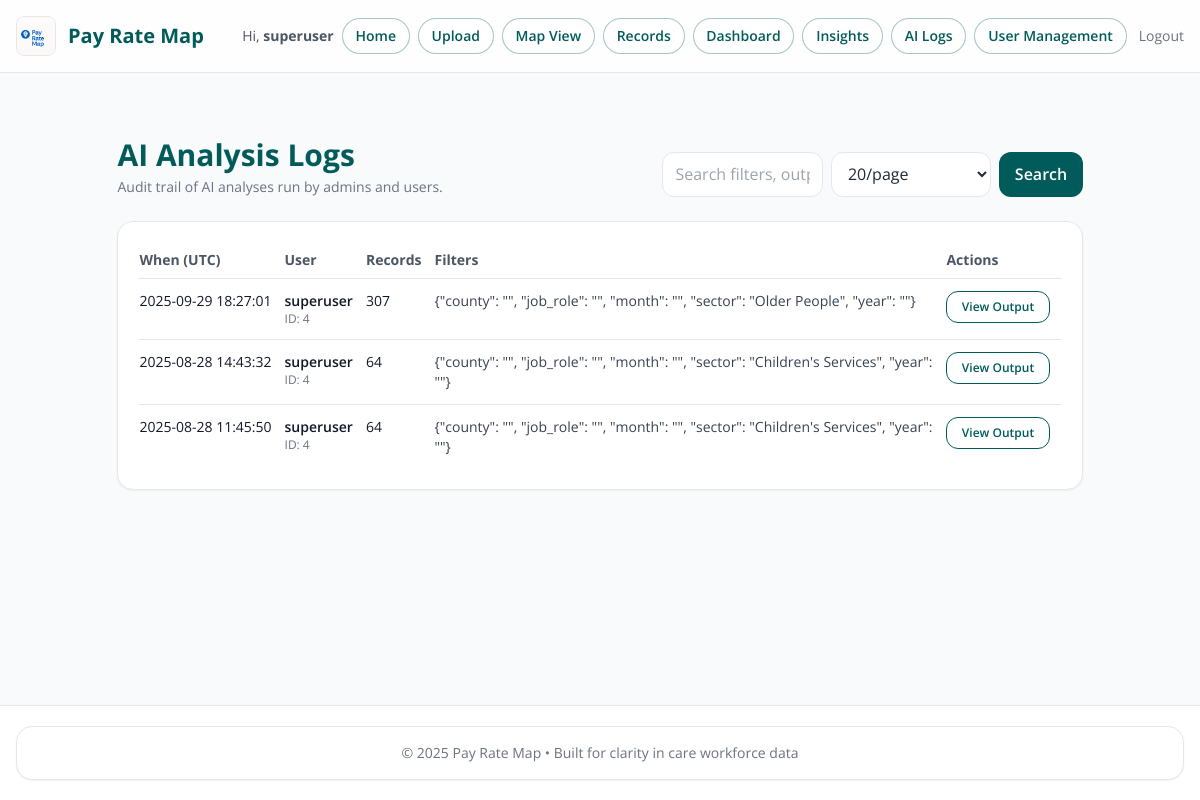
/ai-logs (signed in), run on the app's committed database.
### models.py (models this page shows, shortened)
class User(UserMixin, db.Model):
    id = db.Column(db.Integer, primary_key=True)
    username = db.Column(db.String(150), unique=True, nullable=False)
    password = db.Column(db.String(200), nullable=False)
    admin_level = db.Column(db.Integer, default=0)  # 0=user, 1=admin, 2=superuser

class AIAnalysisLog(db.Model):
    __tablename__ = "ai_analysis_log"
    id = db.Column(db.Integer, primary_key=True)
    user_id = db.Column(db.Integer, db.ForeignKey("user.id"), nullable=True)
    filters = db.Column(db.Text)      # JSON string of filters applied
    record_count = db.Column(db.Integer)
    output_html = db.Column(db.Text)  # store AI output so you can review it later
    created_at = db.Column(db.DateTime, default=datetime.utcnow)
    user = db.relationship("User", backref="ai_logs")

### Old/app.py (the view, shortened to what this page needs)
@app.route("/ai-logs", methods=["GET"])
@login_required
def ai_logs():
    if getattr(current_user, "admin_level", 0) not in (1, 2):
        abort(403)
    q = (request.args.get("q") or "").strip()
    page = max(int(request.args.get("page", 1) or 1), 1)
    per_page = min(max(int(request.args.get("per_page", 20) or 20), 5), 100)
    query = AIAnalysisLog.query.order_by(desc(AIAnalysisLog.created_at))
    pagination = query.paginate(page=page, per_page=per_page, error_out=False)
    logs = pagination.items
    return render_template(
        "ai_logs.html",
        logs=logs,
        pagination=pagination,
        q=q,
        per_page=per_page,
    )

### Old/app.py (called while the page is built)
@login_manager.user_loader
def load_user(user_id: str):
    try:
        return db.session.get(User, int(user_id))
    except Exception:
        return None

@app.context_processor
def inject_now():
    return {"current_year": datetime.now(timezone.utc).year}

### app/templates/ai_logs.html (shortened to what this page needs)
{% extends "base.html" %}
{% block content %}
<div class="max-w-7xl mx-auto px-2 sm:px-4 py-6">
  <div class="mb-6 flex flex-col sm:flex-row sm:items-end sm:justify-between gap-3">
    <div>
      <h1 class="text-2xl sm:text-3xl font-bold" style="color: var(--brand);">AI Analysis Logs</h1>
      <p class="text-sm text-gray-500 mt-1">Audit trail of AI analyses run by admins and users.</p>
    </div>
    <form method="get" class="flex gap-2">
      <input type="text" name="q" value="{{ q }}" class="input" placeholder="Search filters, output, IDs…">
      <select name="per_page" class="input">
        {% for n in [10,20,50,100] %}
          <option value="{{ n }}" {% if per_page == n %}selected{% endif %}>{{ n }}/page</option>
        {% endfor %}
      </select>
      <button class="btn btn-primary" type="submit">Search</button>
    </form>
  </div>
  <div class="card">
    <div class="p-4 sm:p-5 overflow-x-auto">
      <table class="min-w-full text-sm">
        <thead class="text-left text-gray-600">
          <tr>
            <th class="py-2 pr-3">When (UTC)</th>
            <th class="py-2 pr-3">User</th>
            <th class="py-2 pr-3">Records</th>
            <th class="py-2 pr-3">Filters</th>
            <th class="py-2 pr-3">Actions</th>
          </tr>
        </thead>
        <tbody class="align-top">
          {% for row in logs %}
          <tr class="border-t">
            <td class="py-3 pr-3 whitespace-nowrap">{{ row.created_at.strftime("%Y-%m-%d %H:%M:%S") }}</td>
            <td class="py-3 pr-3">
              {% if row.user %}
                <div class="font-semibold">{{ row.user.username or ('User #' ~ row.user_id) }}</div>
                <div class="text-xs text-gray-500">ID: {{ row.user_id }}</div>
              {% else %}
                <div class="text-gray-500">Unknown (ID {{ row.user_id or '—' }})</div>
              {% endif %}
            </td>
            <td class="py-3 pr-3">{{ row.record_count or 0 }}</td>
            <td class="py-3 pr-3 max-w-lg">
              {% set f = (row.filters or '') %}
              {% if f|length > 160 %}
                <div class="text-gray-700">{{ f[:160] }}…</div>
                <button type="button"
                        class="text-xs text-blue-700 hover:underline mt-1"
                        onclick="showJsonModal({{ row.id }}, {{ f|tojson|safe }})">View full</button>
              {% else %}
                <div class="text-gray-700 break-words">{{ f }}</div>
              {% endif %}
            </td>
            <td class="py-3 pr-3">
              <button class="btn btn-secondary text-xs"
                      onclick="showOutputModal({{ row.id }})">View Output</button>
            </td>
          </tr>
          {% endfor %}
        </tbody>
      </table>
    </div>
  </div>
</div>
{% endblock %}

### app/templates/base.html (shortened to what this page needs)
<!DOCTYPE html>
<html lang="en">
<head>
  <link rel="stylesheet" href="https://cdn.jsdelivr.net/npm/tailwindcss@2.2.19/dist/tailwind.min.css" />
</head>
<body class="bg-gray-50 text-gray-900 min-h-screen flex flex-col">
  <header class="app-header border-b">
    <div class="max-w-7xl mx-auto px-4 py-4 flex justify-between items-center">
      <div class="flex items-center space-x-3">
        <img src="{{ url_for('static', filename='logo.png') }}" alt="Pay Rate Map Logo" class="h-10 w-auto rounded-lg border border-gray-200"
             onerror="this.onerror=null;this.src='{{ url_for('static', filename='logos/placeholder.png') }}';">
        <div>
          <h1 class="text-lg sm:text-xl font-bold" style="color: var(--brand);">Pay Rate Map</h1>
        </div>
      </div>
      <nav class="flex items-center gap-2 text-sm">
        {% if current_user.is_authenticated %}
          <span class="text-gray-600 hidden md:inline">Hi, <strong>{{ current_user.username }}</strong></span>
          <a href="{{ url_for('home') }}" class="nav-chip">Home</a>
          <a href="{{ url_for('upload.upload') }}" class="nav-chip">Upload</a>
          <a href="{{ url_for('maps.map_sector_select') }}" class="nav-chip">Map View</a>
          <a href="{{ url_for('records.records') }}" class="nav-chip">Records</a>
          {% if current_user.admin_level in [1, 2] %}
            <a href="{{ url_for('dashboard.dashboard') }}" class="nav-chip">Dashboard</a>
            <a href="{{ url_for('dashboard.insights') }}" class="nav-chip">Insights</a>
            <a href="{{ url_for('admin.ai_logs') }}" class="nav-chip">AI Logs</a>
          {% endif %}
          {% if current_user.admin_level == 1 %}
            <a href="{{ url_for('admin.manage_users') }}" class="nav-chip">User Management</a>
          {% endif %}
          <a href="{{ url_for('auth.logout') }}" class="text-gray-500 hover:underline ml-1">Logout</a>
        {% else %}
          <a href="{{ url_for('auth.login') }}" class="btn btn-primary">Login</a>
        {% endif %}
      </nav>
    </div>
  </header>
  <main class="flex-grow max-w-7xl mx-auto px-4 py-6">
    {% block content %}{% endblock %}
  </main>
  <footer class="bg-white text-center text-sm text-gray-500 py-5 border-t">
    <div class="max-w-7xl mx-auto px-4">
      <div class="card p-4">
        <p>&copy; {{ current_year }} Pay Rate Map • Built for clarity in care workforce data</p>
      </div>
    </div>
  </footer>
</body>
</html>

### app/templates/base.html (style rules this page uses)
:root { --brand: #005b5a; --brand-600: #0b6b6a; --ink: #1f2937; --ink-2: #4b5563; --muted: #f3f4f6; --card: #ffffff; --ring: rgba(0,91,90,0.3); --success-bg: #ecfdf5; --success-fg: #065f46; --info-bg: #eff6ff; --info-fg: #1e40af; --error-bg: #fef2f2; --error-fg: #991b1b; }
html, body { height: 100%; }
body { font-family: 'Open Sans', system-ui, -apple-system, Segoe UI, Roboto, Arial, sans-serif; }
.btn { display:inline-flex; align-items:center; justify-content:center; padding: 0.55rem 0.9rem; border-radius: 0.75rem; font-weight:600; line-height:1; transition: all .15s ease; border:1px solid transparent; }
.btn-primary { background: var(--brand); color:#fff; }
.btn-secondary { background:#fff; color:var(--brand); border-color: var(--brand); }
.card { background: var(--card); border-radius: 1rem; box-shadow: 0 1px 2px rgba(16,24,40,0.06); border: 1px solid #e5e7eb; }
.input { width: 100%; border:1px solid #e5e7eb; background:#fff; color:var(--ink); padding: .6rem .75rem; border-radius:.75rem; outline: none; transition: box-shadow .15s ease, border-color .15s ease; }
.nav-chip { display:inline-flex; align-items:center; height: 2.25rem; padding: 0 .8rem; border-radius: 9999px; font-weight:600; color: var(--brand); border:1px solid rgba(0,91,90,0.35); background:#fff; transition: all .15s ease; }
.app-header { position: sticky; top:0; z-index:40; background: #ffffffcc; backdrop-filter: saturate(180%) blur(6px); }

### data on the page
User: username "superuser"
AIAnalysisLog: created_at "2025-09-29 18:27:01", user "superuser", user_id "4", record_count "307", filters "{\"county\": \"\", \"job_role\": \"\", \"month\": \"\", \"sector\": \"Older People\", \"year\": \"\"}"
AIAnalysisLog: created_at "2025-08-28 14:43:32", user "superuser", user_id "4", record_count "64", filters "{\"county\": \"\", \"job_role\": \"\", \"month\": \"\", \"sector\": \"Children's Services\", \"year\": \"\"}"
AIAnalysisLog: created_at "2025-08-28 11:45:50", user "superuser", user_id "4", record_count "64", filters "{\"county\": \"\", \"job_role\": \"\", \"month\": \"\", \"sector\": \"Children's Services\", \"year\": \"\"}"

### other printed values
form field per_page "20/page"
